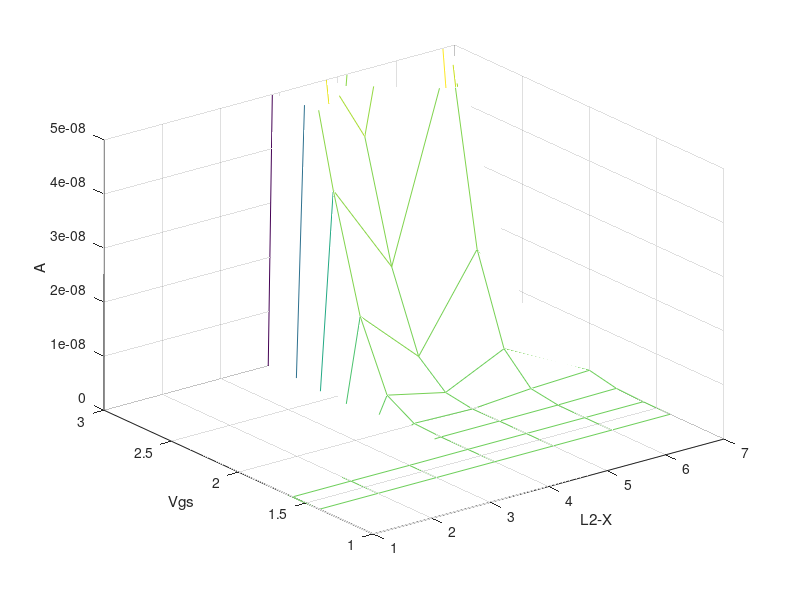
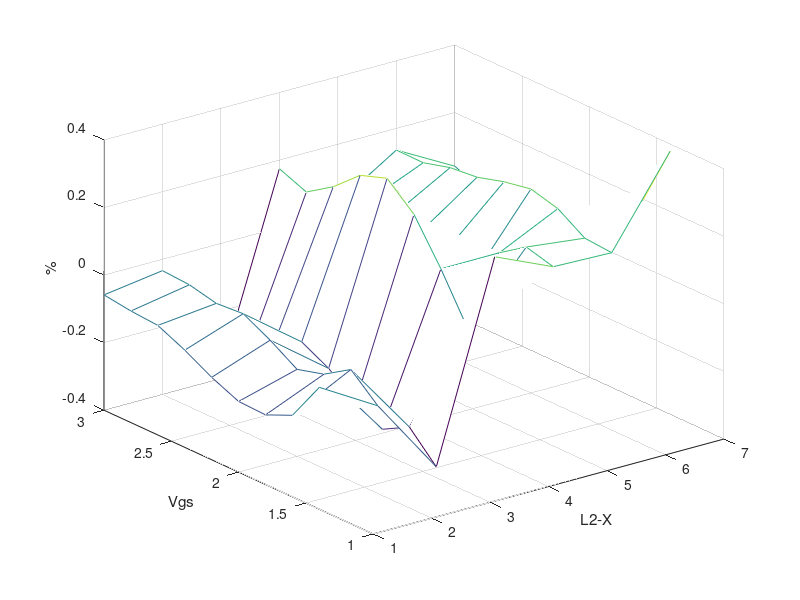
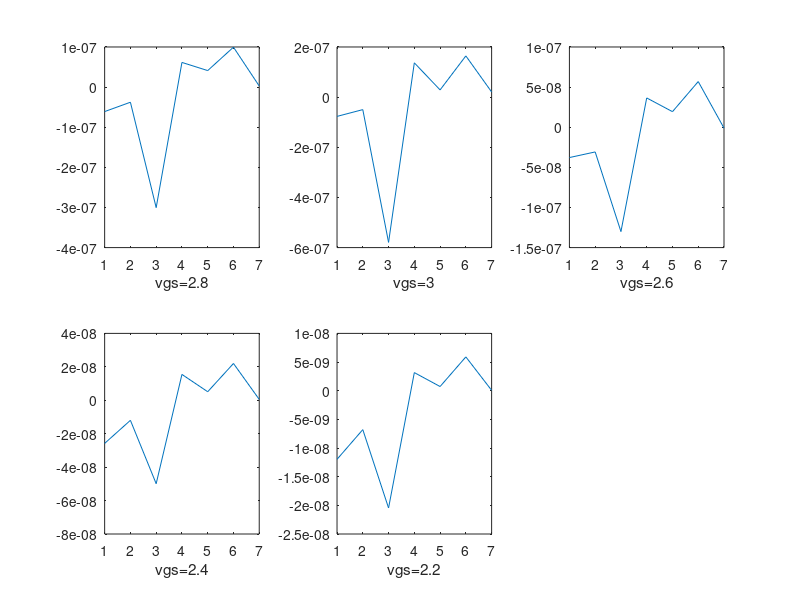
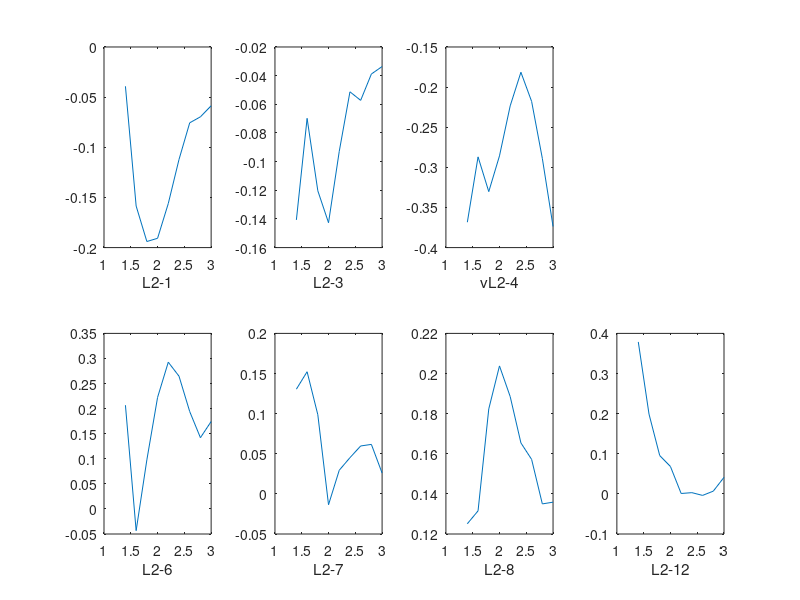

Source code (MATLAB) for these figures, in order:
clear all
% wire_normal = ['L2-1','L2-3','L2-4','L2-6','L2-7','L2-8','L2-12'];
% wire_abnormal = ['L2-2';'L2-9';'L2-10'];
Vgs = [1.40E+00,1.60E+00,1.80E+00,2.00E+00,2.20E+00,2.40E+00,2.60E+00,2.80E+00,3.00E+00];
V = size(Vgs,2);
    onefr = [2.43E-12	3.52E-12	2.91E-12	3.08E-13	3.18E-12	4.34E-12	4.74E-12;
            1.08E-12	7.50E-13	2.73E-13	1.53E-13	3.73E-13	9.13E-13	9.30E-13;
            4.86E-11	4.73E-11	3.55E-11	8.78E-12	2.49E-11	3.52E-11	1.19E-10;
            1.10E-11	1.16E-11	6.15E-12	1.40E-12	2.90E-12	7.10E-12	9.54E-12;
            6.63E-10	5.95E-10	4.92E-10	8.28E-11	2.26E-10	3.34E-10	2.23E-09;
            1.39E-10	1.60E-10	7.59E-11	1.61E-11	4.02E-11	7.47E-11	2.15E-10;
            8.48E-09	7.33E-09	7.68E-09	1.03E-09	2.81E-09	3.96E-09	1.86E-08;
            1.37E-09	1.69E-09	1.03E-09	2.37E-10	5.87E-10	8.26E-10	1.25E-09;
            5.09E-08	4.89E-08	5.36E-08	1.08E-08	2.48E-08	3.13E-08	7.17E-08;
            5.63E-09	7.85E-09	3.94E-09	1.86E-09	3.91E-09	5.79E-09	5.88E-09;
            1.74E-07	1.75E-07	1.89E-07	5.84E-08	1.13E-07	1.33E-07	1.70E-07;
            1.36E-08	2.35E-08	8.19E-09	6.50E-09	1.23E-08	1.72E-08	6.93E-09;
            4.11E-07	4.32E-07	4.17E-07	1.88E-07	3.25E-07	3.62E-07	2.89E-07;
            2.50E-08	4.12E-08	9.64E-09	1.08E-08	2.11E-08	2.76E-08	1.26E-08;
            7.51E-07	8.22E-07	6.74E-07	4.33E-07	6.68E-07	7.37E-07	4.00E-07;
            3.15E-08	6.22E-08	1.17E-08	2.10E-08	2.66E-08	4.20E-08	2.05E-08;
            1.17E-06	1.31E-06	9.03E-07	7.85E-07	1.11E-06	1.21E-06	5.01E-07;
            3.21E-08	7.02E-08	1.75E-08	2.55E-08	3.51E-08	3.51E-08	8.14E-09];
hundredfr =[4.85E-12	7.18E-12	8.76E-12	5.27E-13	2.01E-12	2.29E-12	1.24E-12;
            1.15E-12	1.90E-12	2.35E-12	1.75E-13	3.82E-13	5.94E-13	7.75E-13;
            8.83E-11	8.31E-11	9.95E-11	6.29E-12	1.52E-11	1.92E-11	7.31E-11;
            1.47E-11	1.84E-11	2.93E-11	1.47E-12	3.01E-12	4.27E-12	1.27E-11;
            1.32E-09	1.18E-09	1.59E-09	4.77E-11	1.37E-10	1.61E-10	1.50E-09;
            2.62E-10	2.83E-10	4.97E-10	1.09E-11	2.65E-11	3.74E-11	3.02E-10;
            1.51E-08	1.36E-08	1.82E-08	4.43E-10	1.75E-09	1.84E-09	1.43E-08;
            2.37E-09	2.64E-09	4.29E-09	1.21E-10	5.11E-10	4.87E-10	1.78E-09;
            7.67E-08	7.31E-08	9.16E-08	4.58E-09	1.66E-08	1.65E-08	6.14E-08;
            8.20E-09	9.56E-09	1.36E-08	1.20E-09	3.56E-09	3.11E-09	4.35E-09;
            2.30E-07	2.34E-07	2.75E-07	3.12E-08	8.50E-08	8.15E-08	1.55E-07;
            1.66E-08	2.35E-08	2.79E-08	5.24E-09	1.06E-08	1.23E-08	7.55E-09;
            5.00E-07	5.38E-07	5.97E-07	1.24E-07	2.63E-07	2.52E-07	2.66E-07;
            2.62E-08	3.40E-08	4.03E-08	1.67E-08	2.15E-08	2.55E-08	1.15E-08;
            8.76E-07	9.70E-07	1.04E-06	3.18E-07	5.73E-07	5.58E-07	3.71E-07;
            3.25E-08	4.81E-08	5.39E-08	3.25E-08	2.72E-08	3.75E-08	5.77E-09;
            1.31E-06	1.48E-06	1.55E-06	5.83E-07	1.01E-06	9.66E-07	4.61E-07;
            3.11E-08	5.00E-08	5.03E-08	3.97E-08	3.61E-08	4.45E-08	1.12E-08]  ;
L = size(onefr,2);
for iii=1:V
    v_2 = 2*iii;
    for ii=1:L
     if  onefr(v_2-1,ii)-hundredfr(v_2-1,ii)>0;
        tolerance = onefr(v_2-1,ii)-onefr(v_2,ii)-(hundredfr(v_2-1,ii)+hundredfr(v_2,ii));
        tolerance_percentage = (onefr(v_2-1,ii)-onefr(v_2,ii)-(hundredfr(v_2-1,ii)+hundredfr(v_2,ii)))/onefr(v_2-1,ii);
        a=1
     else
         tolerance =-( hundredfr(v_2-1,ii)-hundredfr(v_2,ii)-(onefr(v_2-1,ii)+onefr(v_2,ii)));
         tolerance_percentage = -(hundredfr(v_2-1,ii)-hundredfr(v_2,ii)-(onefr(v_2-1,ii)+onefr(v_2,ii)))/hundredfr(v_2-1,ii);
        a=0
     end
        tolerance_vgs(ii) = tolerance;
        tolerance_percentagevgs(ii) = tolerance_percentage;;
        a_l(ii)=a;


    end
   tolernace_all(iii,:) = tolerance_vgs;
   tolerance_percentageall(iii,:) = tolerance_percentagevgs;

   a_all(iii,:) = a_l

end
Y = Vgs;
X = linspace(1,L,L);
Z = tolernace_all;
Z2 = tolerance_percentageall

noisemin = min (Z')
absnoisemin = min((abs(Z')))


figure(1);
mesh(X,Y,Z); xlabel('L2-X');ylabel('Vgs');zlabel('A');
set(gca,'zlim',[0 0.5E-7]);
figure(2);
mesh(X,Y,Z2); xlabel('L2-X');ylabel('Vgs');zlabel('%');
% set(gca,'zlim',[0 0.5E-7])
figure(3);
subplot(231);plot(X,Z(8,:));xlabel('vgs=2.8');
subplot(232);plot(X,Z(9,:));xlabel('vgs=3');
subplot(233);plot(X,Z(7,:));xlabel('vgs=2.6');
subplot(234);plot(X,Z(6,:));xlabel('vgs=2.4');
subplot(235);plot(X,Z(5,:));xlabel('vgs=2.2');
figure(4);
subplot(248);plot(Y,Z2(:,7));xlabel('L2-12');
subplot(247);plot(Y,Z2(:,6));xlabel('L2-8');
subplot(246);plot(Y,Z2(:,5));xlabel('L2-7');
subplot(245);plot(Y,Z2(:,4));xlabel('L2-6');
subplot(243);plot(Y,Z2(:,3));xlabel('vL2-4');
subplot(242);plot(Y,Z2(:,2));xlabel('L2-3');
subplot(241);plot(Y,Z2(:,1));xlabel('L2-1');
